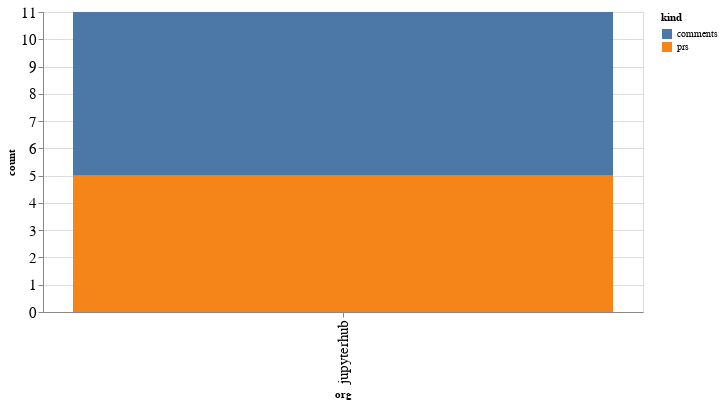

Notebook code for this chart:
### Code cell
alt.Chart(org_summaries, width=600).mark_bar().encode(
    x='org',
    y='count',
    color='kind',
    tooltip="org"
)

### Figure 1 — Vega-Lite specification as saved in the notebook (floating-point values rounded to 4 significant figures)
{"config": {"axisLeft": {"labelFontSize": 15}, "axisBottom": {"labelFontSize": 15}}, "data": {"name": "data-2174da5dc6af1d1be3be46fc5f64f0fb"}, "mark": "bar", "encoding": {"color": {"type": "nominal", "field": "kind"}, "tooltip": {"type": "nominal", "field": "org"}, "x": {"type": "nominal", "field": "org"}, "y": {"type": "quantitative", "field": "count"}}, "width": 600, "$schema": "https://vega.github.io/schema/vega-lite/v4.8.1.json", "datasets": {"data-2174da5dc6af1d1be3be46fc5f64f0fb": [{"org": "jupyterhub", "kind": "comments", "count": 6}, {"org": "jupyterhub", "kind": "prs", "count": 5}]}}
